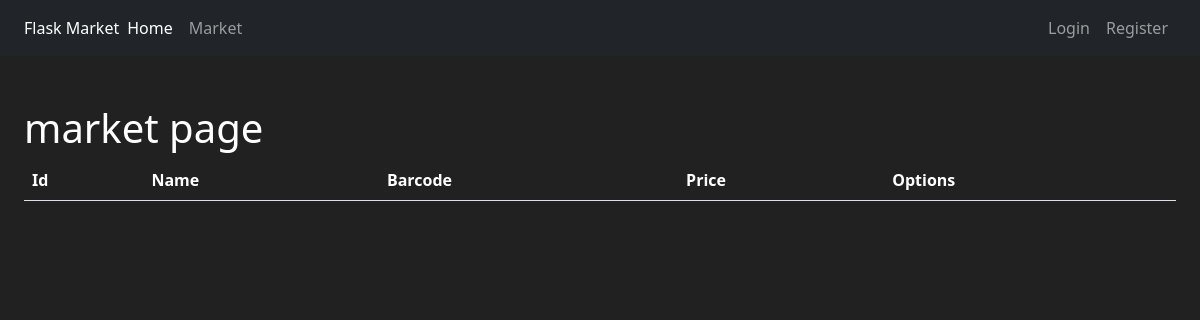
/market, run on an earlier commit of the app's database.
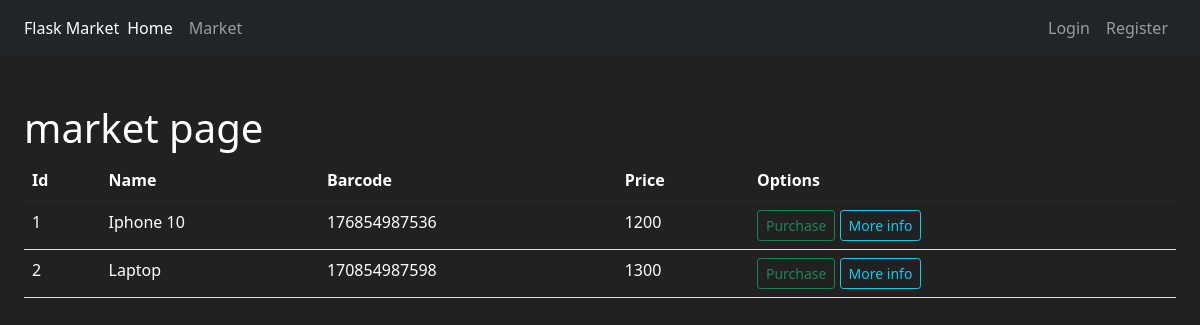
And on a later commit of the database.
### market/models.py (models this page shows, shortened)
class Item(db.Model):
    id = db.Column(db.Integer(), primary_key=True)
    name = db.Column(db.String(length=30), nullable=False,unique=True )
    price = db.Column(db.Integer(), nullable=False)
    barcode = db.Column(db.String(length=12), nullable=False, unique=True)
    description = db.Column(db.String(), nullable=False)
    owner = db.Column(db.Integer(), db.ForeignKey('users.id'))

### market/routes.py (the view)
@app.route('/market')
def market_page():
    items = Item.query.all()
    return render_template('market.html', title='market page', items = items)

### market/templates/market.html
{% extends 'base.html' %}
{% block content %}
<h1>market page</h1>
<table class="table">
    <thead>
        <tr>
            <th scope="col">Id</th>
            <th scope="col">Name</th>
            <th scope="col">Barcode</th>
            <th scope="col">Price</th>
            <th scope="col">Options</th>
        </tr>
    </thead>
    <tbody>
        {% for item in items %}
            <tr>
                <td> {{item.id}}</td>
                <td> {{item.name}}</td>
                <td> {{item.barcode}}</td>
                <td> {{item.price}}</td>
                <td>
                    <button class="btn btn-outline-success btn-sm">
                        Purchase
                    </button>
                    <button class="btn btn-outline-info btn-sm">
                        More info
                    </button>
                </td>
            </tr>
        {% endfor %}
    </tbody>
</table>
{% endblock %}

### market/templates/base.html (shortened to what this page needs)
<!DOCTYPE html>
<html lang="en">
<head>
    <link rel="stylesheet" href="static/bootstrap.min.css">
    <link rel="stylesheet" href="static/styles.css">
</head>
<body>
    <nav class="navbar navbar-expand-md navbar-dark bg-dark px-4">
        <a href="/" class="navabar-brand">Flask Market</a>
        <div class="collapse navbar-collapse" id="navbarNav">
            <ul class="navbar-nav me-auto">
                <li class="nav-item" aria-current="page">
                    <a href="/" class="nav-link active">
                        Home
                    </a>
                </li>
                <li class="nav-item">
                    <a href="/market" class="nav-link">
                        Market
                    </a>
                </li>
            </ul>
            <ul class="navbar-nav ">
                <li class="nav-item">
                    <a href="/login" class="nav-link">
                        Login
                    </a>
                </li>
                <li class="nav-item">
                    <a href="/register" class="nav-link">
                         Register
                    </a>
                </li>
            </ul>
        </div>
    </nav>
    <main class="my-4 p-4">
        {% block content %}
        {% endblock %}
    </main>
    </body>
</html>

### market/static/styles.css (style rules this page uses)
body { background-color: #212121; color: white; }
a { text-decoration: none; color: inherit; }
th, td { color: white; }

What changed in the data, as far as the page shows it:
added Item: id "1", name "Iphone 10", barcode "176854987536", price "1200"
added Item: id "2", name "Laptop", barcode "170854987598", price "1300"
